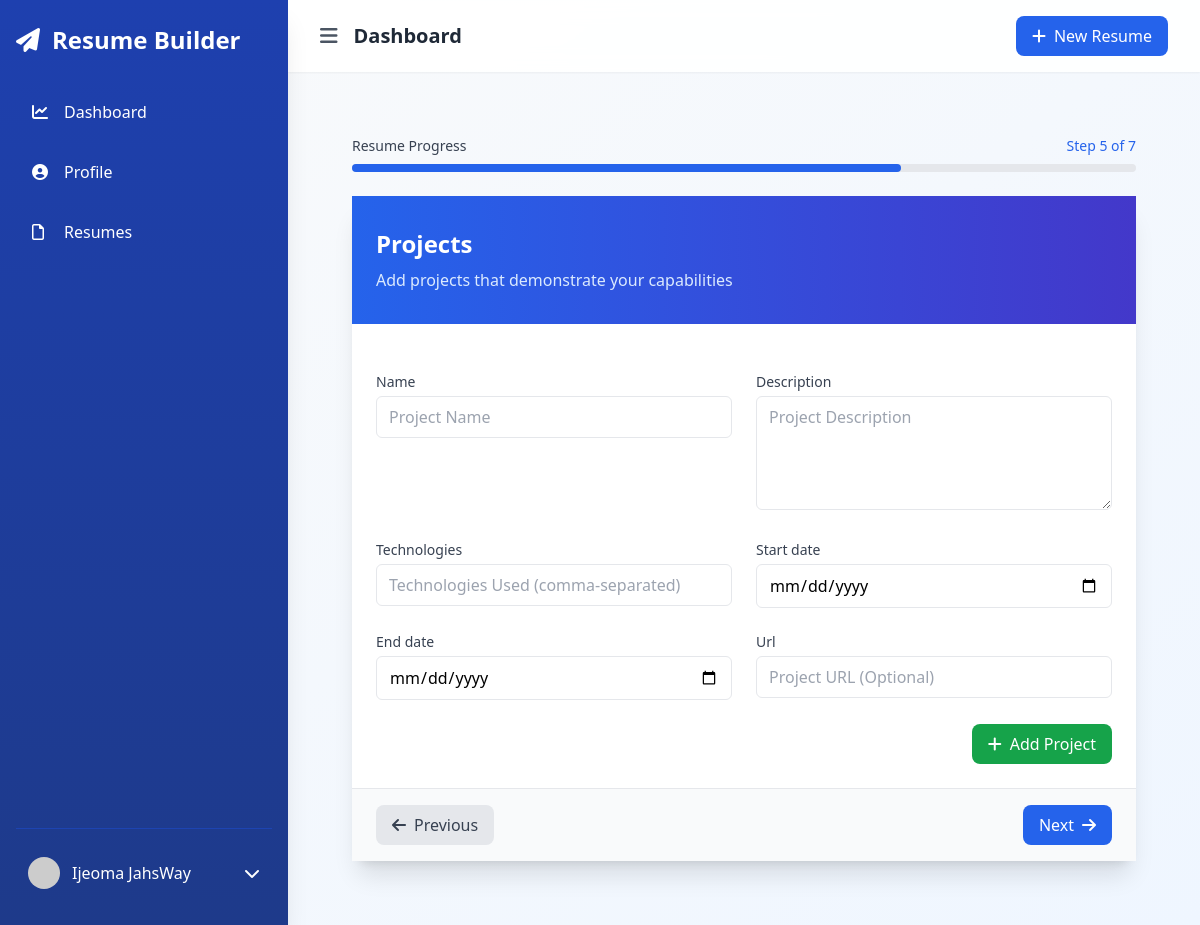
Before: /resumes/novas-resume-962922d6/projects/ (signed in) with the older database file.
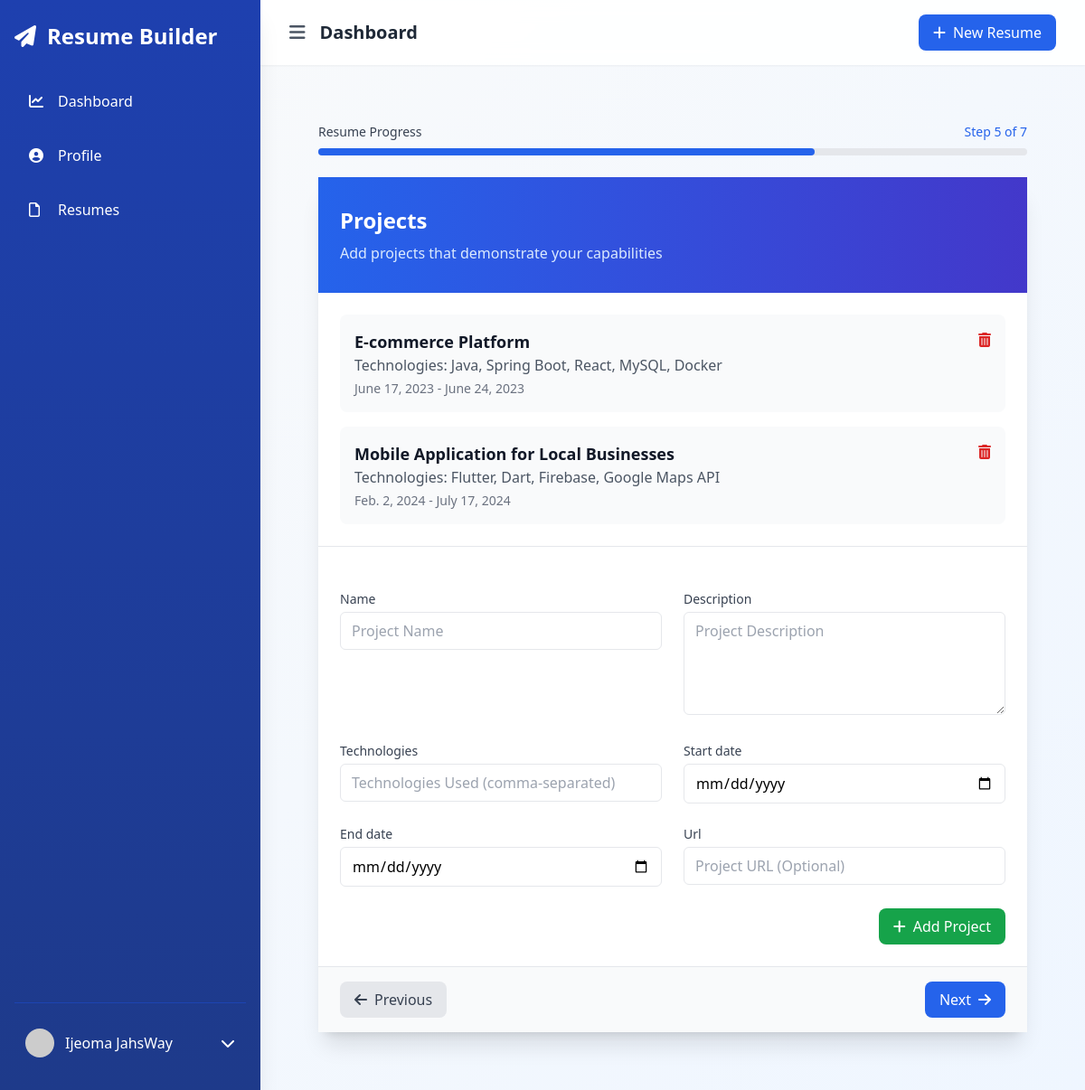
After: the same page with the newer database file.
### resumes/models.py (models this page shows)
class Project(models.Model):
    resume = models.ForeignKey(Resume, on_delete=models.CASCADE)
    name = models.CharField(max_length=100)
    description = models.TextField()
    technologies = models.CharField(max_length=200)
    start_date = models.DateField()
    end_date = models.DateField(null=True, blank=True)
    url = models.URLField(blank=True)

### resumes/views.py (the view)
# urls.py: path('<slug:resume_slug>/projects/', views.projects, name='resume_projects'),
@login_required
def projects(request, resume_slug):
    resume = get_object_or_404(Resume, slug=resume_slug, user=request.user)
    projects = resume.project_set.all()
    if request.method == 'POST':
        form = ProjectForm(request.POST)
        if form.is_valid():
            project = form.save(commit=False)
            project.resume = resume
            project.save()
            messages.success(request, 'Project added successfully.')
            return redirect('resume_projects', resume_slug=resume.slug)
    else:
        form = ProjectForm()
    return render(request, 'resumes/projects.html', {
        'form': form,
        'projects': projects,
        'resume': resume,
        'section': 'projects'
    })

### core/context_processors.py (called while the page is built)
def site_settings(request):
    try:
        settings = SiteSettings.objects.first()
        templates = ResumeTemplate.objects.filter(is_active=True).order_by('?')
        return {
            'site_settings': settings,
            'featured_templates': templates
        }
    except:
        return {
            'site_settings': None,
            'featured_templates': []
        }

### resumes/templates/resumes/projects.html (shortened to what this page needs)
{% extends "accounts/dashboard_base.html" %}
{% block content %}
<div class="max-w-4xl mx-auto px-4 sm:px-6 lg:px-8 py-8">
    <div class="mb-6">
        <div class="flex justify-between items-center mb-2">
            <span class="text-sm font-medium text-gray-700">Resume Progress</span>
            <span class="text-sm font-medium text-blue-600">Step 5 of 7</span>
        </div>
        <div class="h-2 bg-gray-200 rounded-full">
            <div class="h-2 bg-blue-600 rounded-full" style="width: 70%"></div>
        </div>
    </div>
    <div class="bg-white rounded-2xl shadow-xl">
        <div class="bg-gradient-to-r from-blue-600 to-indigo-700 px-6 py-8">
            <h2 class="text-2xl font-bold text-white">Projects</h2>
            <p class="mt-2 text-blue-100">Add projects that demonstrate your capabilities</p>
        </div>
        {% if projects %}
            <div class="p-6 border-b border-gray-200">
                <div class="space-y-4">
                    {% for project in projects %}
                        <div class="bg-gray-50 rounded-lg p-4 hover:bg-gray-100 transition-colors">
                            <div class="flex justify-between items-start">
                                <div>
                                    <h4 class="text-lg font-semibold text-gray-900">{{ project.name }}</h4>
                                    <p class="text-gray-600">Technologies: {{ project.technologies }}</p>
                                    <p class="text-sm text-gray-500 mt-1">
                                        {{ project.start_date }} - {% if project.end_date %}{{ project.end_date }}{% else %}Present{% endif %}
                                    </p>
                                </div>
                                <form method="post" action="{% url 'delete_project' resume.slug project.id %}" class="ml-4">
                                    <button type="submit" class="text-red-600 hover:text-red-800 transition-colors">
                                        <i class="fas fa-trash-alt"></i>
                                    </button>
                                </form>
                            </div>
                        </div>
                    {% endfor %}
                </div>
            </div>
        {% endif %}
        <div class="p-6">
            <form method="post" class="space-y-6">
                <div class="grid grid-cols-1 md:grid-cols-2 gap-6">
                    {% for field in form %}
                        <div class="space-y-1">
                            <label for="{{ field.id_for_label }}" class="block text-sm font-medium text-gray-700">
                                {{ field.label }}
                            </label>
                            {{ field }}
                        </div>
                    {% endfor %}
                </div>
                <div class="flex justify-end">
                    <button type="submit" class="inline-flex items-center px-4 py-2 bg-green-600 text-white rounded-lg hover:bg-green-700 transition-colors">
                        <i class="fas fa-plus mr-2"></i>Add Project
                    </button>
                </div>
            </form>
        </div>
        <div class="px-6 py-4 bg-gray-50 border-t border-gray-200 flex justify-between">
            <a href="{% url 'resume_skills' resume.slug %}" class="inline-flex items-center px-4 py-2 bg-gray-200 text-gray-700 rounded-lg hover:bg-gray-300 transition-colors">
                <i class="fas fa-arrow-left mr-2"></i>Previous
            </a>
            <a href="{% url 'resume_certifications' resume.slug %}" class="inline-flex items-center px-4 py-2 bg-blue-600 text-white rounded-lg hover:bg-blue-700 transition-colors">
                Next<i class="fas fa-arrow-right ml-2"></i>
            </a>
        </div>
    </div>
</div>
{% endblock %}

Changed rows visible on the page:
added Project: name "E-commerce Platform", technologies "Java, Spring Boot, React, MySQL, Docker", start_date "June 17, 2023", end_date "June 24, 2023"
added Project: name "Mobile Application for Local Businesses", technologies "Flutter, Dart, Firebase, Google Maps API", start_date "Feb. 2, 2024", end_date "July 17, 2024"
